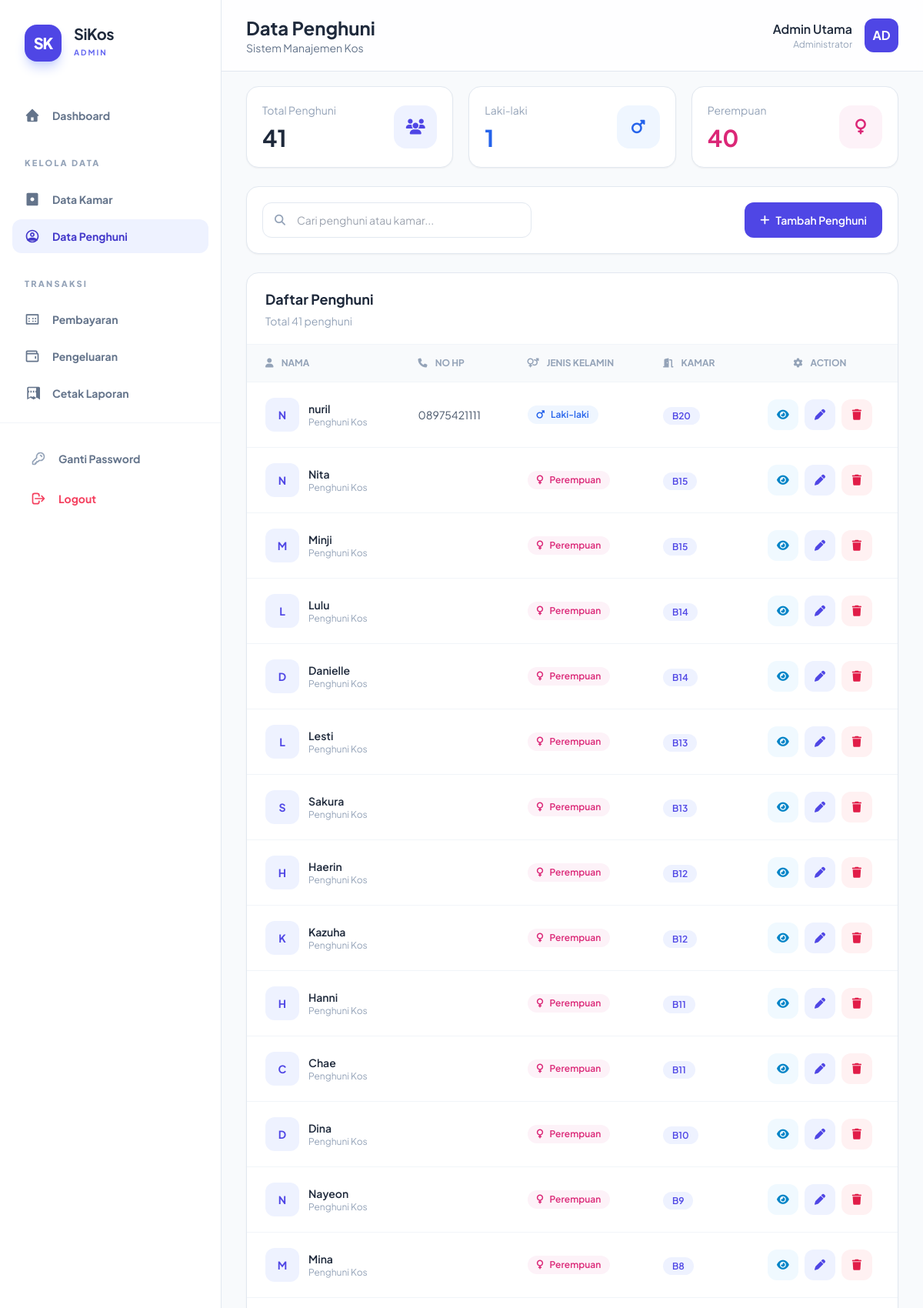
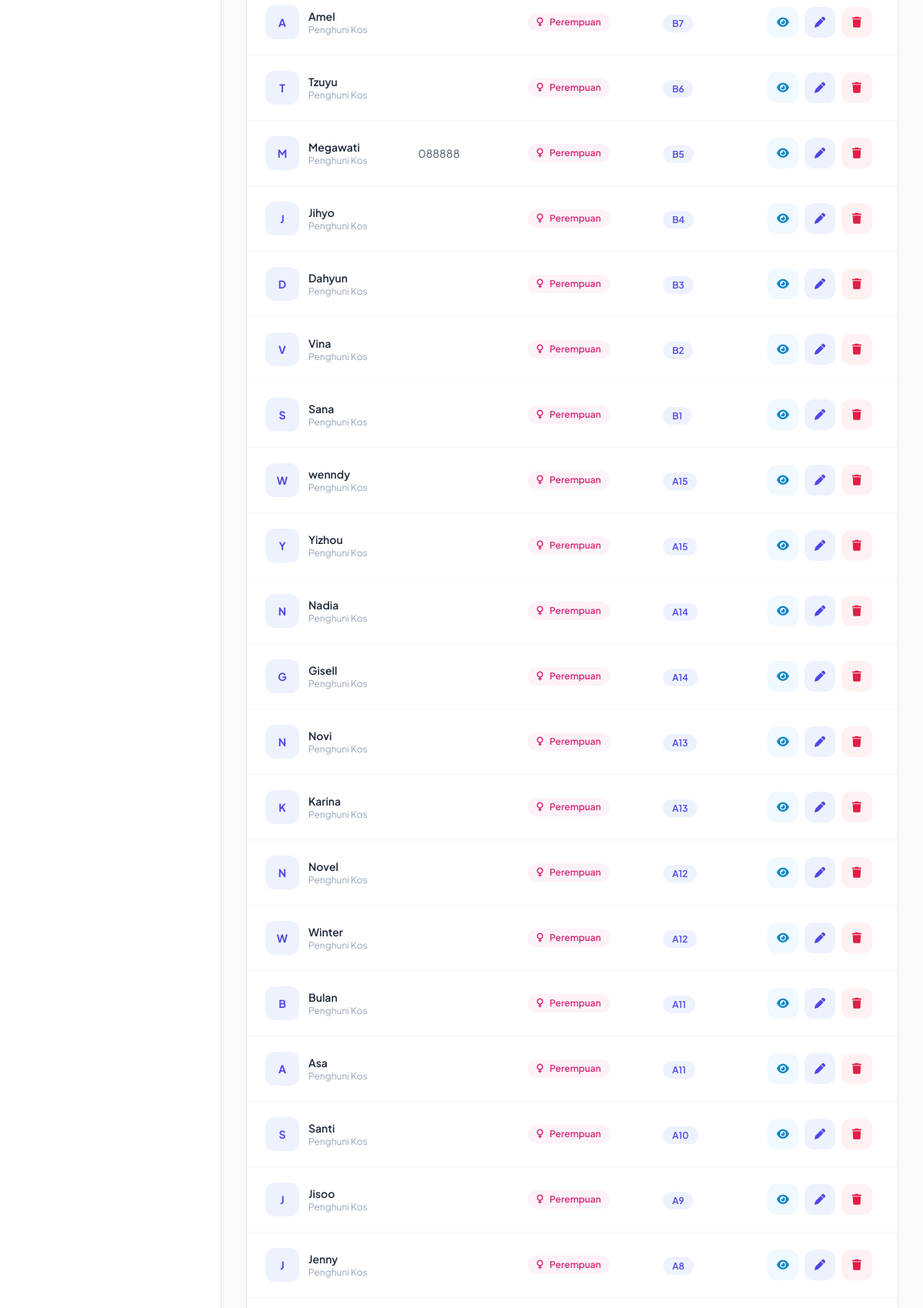
The page /modules/penghuni/index.php (signed in, upper part) on the database its author committed (2 pictures, top to bottom).
### tables this page shows
CREATE TABLE `penghuni` (
  `id_penghuni` int NOT NULL,
  `id_kamar` int DEFAULT NULL,
  `nama_penghuni` varchar(100) DEFAULT NULL,
  `jenis_kelamin` enum('Laki-laki','Perempuan') DEFAULT NULL,
  `no_hp` varchar(20) DEFAULT NULL,
  `alamat` text,
  `tgl_masuk` date DEFAULT NULL
);

CREATE TABLE `kamar` (
  `id_kamar` int NOT NULL,
  `nomor_kamar` varchar(10) DEFAULT NULL,
  `lantai` int DEFAULT NULL,
  `harga_kamar` decimal(15,2) DEFAULT NULL,
  `status_kamar` enum('Kosong','Terisi','Penuh') DEFAULT 'Kosong',
  `tipe_kamar_mandi` enum('Dalam','Luar') DEFAULT NULL
);

### modules/penghuni/index.php (the view, shortened to what this page needs)
<?php
require_once '../../config/db.php';
$search = $_GET['search'] ?? '';
$where = "";
$q = mysqli_query($conn,"
    SELECT
        penghuni.*,
        kamar.nomor_kamar
    FROM penghuni
    LEFT JOIN kamar
        ON penghuni.id_kamar = kamar.id_kamar
    $where
    ORDER BY penghuni.id_penghuni DESC
");
$total = mysqli_fetch_assoc(mysqli_query($conn,"
    SELECT COUNT(*) as t FROM penghuni
"))['t'];
$laki = mysqli_fetch_assoc(mysqli_query($conn,"
    SELECT COUNT(*) as t
    FROM penghuni
    WHERE jenis_kelamin='Laki-laki'
"))['t'];
$perempuan = mysqli_fetch_assoc(mysqli_query($conn,"
    SELECT COUNT(*) as t
    FROM penghuni
    WHERE jenis_kelamin='Perempuan'
"))['t'];
include '../../includes/header.php';
?>
<?php include '../../includes/sidebar.php'; ?>
<div class="ml-72 min-h-screen bg-slate-50">
<div class="fixed top-0 left-72 right-0 bg-white/80 backdrop-blur border-b border-slate-200 px-8 py-5 z-40">
    <div class="flex justify-between items-center">
        <div>
            <h1 class="text-2xl font-bold text-slate-800">
                Data Penghuni
            </h1>
            <p class="text-sm text-slate-500">
                Sistem Manajemen Kos
            </p>
        </div>
        <div class="flex items-center gap-4">
            <div class="text-right">
                <h3 class="font-semibold text-slate-800">
                    <?= $_SESSION['admin_nama'] ?>
                </h3>
                <p class="text-xs text-slate-400">
                    Administrator
                </p>
            </div>
            <div class="w-11 h-11 bg-indigo-600 text-white rounded-xl flex items-center justify-center font-bold">
                <?= strtoupper(substr($_SESSION['admin_nama'],0,2)); ?>
            </div>
        </div>
    </div>
</div>
<main class="pt-28 px-8 pb-10">
<div class="grid grid-cols-1 md:grid-cols-3 gap-5 mb-6">
    <div class="bg-white rounded-2xl p-5 border border-slate-200 shadow-sm">
        <div class="flex justify-between items-center">
            <div>
                <p class="text-sm text-slate-400">
                    Total Penghuni
                </p>
                <h2 class="text-3xl font-bold text-slate-800 mt-2">
                    <?= $total ?>
                </h2>
            </div>
            <div class="w-14 h-14 rounded-2xl bg-indigo-50 text-indigo-600 flex items-center justify-center">
                <i class="fa-solid fa-users text-xl"></i>
            </div>
        </div>
    </div>
    <div class="bg-white rounded-2xl p-5 border border-slate-200 shadow-sm">
        <div class="flex justify-between items-center">
            <div>
                <p class="text-sm text-slate-400">
                    Laki-laki
                </p>
                <h2 class="text-3xl font-bold text-blue-600 mt-2">
                    <?= $laki ?>
                </h2>
            </div>
            <div class="w-14 h-14 rounded-2xl bg-blue-50 text-blue-600 flex items-center justify-center">
                <i class="fa-solid fa-mars text-xl"></i>
            </div>
        </div>
    </div>
    <div class="bg-white rounded-2xl p-5 border border-slate-200 shadow-sm">
        <div class="flex justify-between items-center">
            <div>
                <p class="text-sm text-slate-400">
                    Perempuan
                </p>
                <h2 class="text-3xl font-bold text-pink-600 mt-2">
                    <?= $perempuan ?>
                </h2>
            </div>
            <div class="w-14 h-14 rounded-2xl bg-pink-50 text-pink-600 flex items-center justify-center">
                <i class="fa-solid fa-venus text-xl"></i>
            </div>
        </div>
    </div>
</div>
<div class="bg-white rounded-2xl border border-slate-200 shadow-sm p-5 mb-6">
    <div class="flex flex-col lg:flex-row justify-between gap-4">
        <form method="GET"
              class="relative w-full md:w-[350px]">
            <i class="fa-solid fa-magnifying-glass absolute left-4 top-1/2 -translate-y-1/2 text-slate-400 text-sm"></i>
            <input
                type="text"
                name="search"
                value="<?= $search ?>"
                placeholder="Cari penghuni atau kamar..."
                class="w-full pl-11 pr-4 py-3 rounded-xl border border-slate-200 text-sm focus:ring-2 focus:ring-indigo-500 outline-none"
            >
        </form>
        <a href="tambah.php"
           class="bg-indigo-600 hover:bg-indigo-700 transition text-white px-5 py-3 rounded-xl text-sm font-semibold flex items-center justify-center gap-2">
            <i class="fa-solid fa-plus"></i>
            Tambah Penghuni
        </a>
    </div>
</div>
<div class="bg-white rounded-2xl border border-slate-200 shadow-sm overflow-hidden">
    <div class="px-6 py-5 border-b border-slate-100">
        <h2 class="font-bold text-slate-800 text-lg">
            Daftar Penghuni
        </h2>
        <p class="text-sm text-slate-400 mt-1">
            Total <?= mysqli_num_rows($q) ?> penghuni
        </p>
    </div>
    <div class="overflow-x-auto">
        <table class="w-full text-sm">
            <thead class="bg-slate-50 text-slate-400 uppercase text-xs">
                <tr>
                    <th class="px-6 py-4 text-left">
                        <i class="fa-solid fa-user mr-2"></i>
                        Nama
                    </th>
                    <th class="px-6 py-4 text-left">
                        <i class="fa-solid fa-phone mr-2"></i>
                        No HP
                    </th>
                    <th class="px-6 py-4 text-left">
                        <i class="fa-solid fa-venus-mars mr-2"></i>
                        Jenis Kelamin
                    </th>
                    <th class="px-6 py-4 text-left">
                        <i class="fa-solid fa-door-open mr-2"></i>
                        Kamar
                    </th>
                    <th class="px-6 py-4 text-center">
                        <i class="fa-solid fa-gear mr-2"></i>
                        Action
                    </th>
                </tr>
            </thead>
            <tbody>
            <?php while($r=mysqli_fetch_assoc($q)) { ?>
                <tr class="border-t border-slate-100 hover:bg-slate-50 transition">
                    <td class="px-6 py-5">
                        <div class="flex items-center gap-3">
                            <div class="w-11 h-11 rounded-xl bg-indigo-50 text-indigo-600 flex items-center justify-center font-bold">
                                <?= strtoupper(substr($r['nama_penghuni'],0,1)); ?>
                            </div>
                            <div>
                                <h3 class="font-semibold text-slate-800">
                                    <?= $r['nama_penghuni'] ?>
                                </h3>
                                <p class="text-xs text-slate-400">
                                    Penghuni Kos
                                </p>
                            </div>
                        </div>
                    </td>
                    <td class="px-6 py-5 text-slate-600">
                        <?= $r['no_hp'] ?>
                    </td>
                    <td class="px-6 py-5">
                        <?php if($r['jenis_kelamin']=='Perempuan'){ ?>
                            <span class="px-3 py-1 rounded-full bg-pink-50 text-pink-600 text-xs font-semibold inline-flex items-center gap-2">
                                <i class="fa-solid fa-venus"></i>
                                Perempuan
                            </span>
                        <?php } else { ?>
                            <span class="px-3 py-1 rounded-full bg-blue-50 text-blue-600 text-xs font-semibold inline-flex items-center gap-2">
                                <i class="fa-solid fa-mars"></i>
                                Laki-laki
                            </span>
                        <?php } ?>
                    </td>
                    <td class="px-6 py-5">
                        <span class="px-3 py-1 rounded-full bg-indigo-50 text-indigo-600 text-xs font-semibold">
                            <?= $r['nomor_kamar'] ?? '-' ?>
                        </span>
                    </td>
                    <td class="px-6 py-5">
                        <div class="flex items-center justify-center gap-2">
                            <a href="detail.php?id=<?= $r['id_penghuni'] ?>"
                               class="w-10 h-10 rounded-xl bg-sky-50 text-sky-600 hover:bg-sky-100 transition flex items-center justify-center">
                                <i class="fa-solid fa-eye"></i>
                            </a>
                            <a href="edit.php?id=<?= $r['id_penghuni'] ?>"
                               class="w-10 h-10 rounded-xl bg-indigo-50 text-indigo-600 hover:bg-indigo-100 transition flex items-center justify-center">
                                <i class="fa-solid fa-pen"></i>
                            </a>
                            <a href="hapus.php?id=<?= $r['id_penghuni'] ?>"
                               onclick="return confirm('Hapus penghuni ini?')"
                               class="w-10 h-10 rounded-xl bg-rose-50 text-rose-600 hover:bg-rose-100 transition flex items-center justify-center">
                                <i class="fa-solid fa-trash"></i>
                            </a>
                        </div>
                    </td>
                </tr>
            <?php } ?>
            </tbody>
        </table>
    </div>
</div>
</main>
</div>
<?php include '../../includes/footer.php'; ?>

### includes/header.php (style rules this page uses)
body { font-family: 'Plus Jakarta Sans', sans-serif; }

### rows shown on the page
penghuni: nama_penghuni "N", nama_penghuni "nuril", no_hp "08975421111", jenis_kelamin "Laki-laki" (drawn), id_kamar.nomor_kamar "B20"
penghuni: nama_penghuni "N", nama_penghuni "Nita", jenis_kelamin "Perempuan" (drawn), id_kamar.nomor_kamar "B15"
penghuni: nama_penghuni "M", nama_penghuni "Minji", jenis_kelamin "Perempuan" (drawn), id_kamar.nomor_kamar "B15"
penghuni: nama_penghuni "L", nama_penghuni "Lulu", jenis_kelamin "Perempuan" (drawn), id_kamar.nomor_kamar "B14"
penghuni: nama_penghuni "D", nama_penghuni "Danielle", jenis_kelamin "Perempuan" (drawn), id_kamar.nomor_kamar "B14"
penghuni: nama_penghuni "L", nama_penghuni "Lesti", jenis_kelamin "Perempuan" (drawn), id_kamar.nomor_kamar "B13"
penghuni: nama_penghuni "S", nama_penghuni "Sakura", jenis_kelamin "Perempuan" (drawn), id_kamar.nomor_kamar "B13"
penghuni: nama_penghuni "H", nama_penghuni "Haerin", jenis_kelamin "Perempuan" (drawn), id_kamar.nomor_kamar "B12"
penghuni: nama_penghuni "K", nama_penghuni "Kazuha", jenis_kelamin "Perempuan" (drawn), id_kamar.nomor_kamar "B12"
penghuni: nama_penghuni "H", nama_penghuni "Hanni", jenis_kelamin "Perempuan" (drawn), id_kamar.nomor_kamar "B11"
penghuni: nama_penghuni "C", nama_penghuni "Chae", jenis_kelamin "Perempuan" (drawn), id_kamar.nomor_kamar "B11"
penghuni: nama_penghuni "D", nama_penghuni "Dina", jenis_kelamin "Perempuan" (drawn), id_kamar.nomor_kamar "B10"
penghuni: nama_penghuni "N", nama_penghuni "Nayeon", jenis_kelamin "Perempuan" (drawn), id_kamar.nomor_kamar "B9"
penghuni: nama_penghuni "M", nama_penghuni "Mina", jenis_kelamin "Perempuan" (drawn), id_kamar.nomor_kamar "B8"
penghuni: nama_penghuni "A", nama_penghuni "Amel", jenis_kelamin "Perempuan" (drawn), id_kamar.nomor_kamar "B7"
penghuni: nama_penghuni "T", nama_penghuni "Tzuyu", jenis_kelamin "Perempuan" (drawn), id_kamar.nomor_kamar "B6"
penghuni: nama_penghuni "M", nama_penghuni "Megawati", no_hp "088888", jenis_kelamin "Perempuan" (drawn), id_kamar.nomor_kamar "B5"
penghuni: nama_penghuni "J", nama_penghuni "Jihyo", jenis_kelamin "Perempuan" (drawn), id_kamar.nomor_kamar "B4"
penghuni: nama_penghuni "D", nama_penghuni "Dahyun", jenis_kelamin "Perempuan" (drawn), id_kamar.nomor_kamar "B3"
penghuni: nama_penghuni "V", nama_penghuni "Vina", jenis_kelamin "Perempuan" (drawn), id_kamar.nomor_kamar "B2"
penghuni: nama_penghuni "S", nama_penghuni "Sana", jenis_kelamin "Perempuan" (drawn), id_kamar.nomor_kamar "B1"
penghuni: nama_penghuni "W", nama_penghuni "wenndy", jenis_kelamin "Perempuan" (drawn), id_kamar.nomor_kamar "A15"
penghuni: nama_penghuni "Y", nama_penghuni "Yizhou", jenis_kelamin "Perempuan" (drawn), id_kamar.nomor_kamar "A15"
penghuni: nama_penghuni "N", nama_penghuni "Nadia", jenis_kelamin "Perempuan" (drawn), id_kamar.nomor_kamar "A14"
penghuni: nama_penghuni "G", nama_penghuni "Gisell", jenis_kelamin "Perempuan" (drawn), id_kamar.nomor_kamar "A14"
penghuni: nama_penghuni "N", nama_penghuni "Novi", jenis_kelamin "Perempuan" (drawn), id_kamar.nomor_kamar "A13"
penghuni: nama_penghuni "K", nama_penghuni "Karina", jenis_kelamin "Perempuan" (drawn), id_kamar.nomor_kamar "A13"
penghuni: nama_penghuni "N", nama_penghuni "Novel", jenis_kelamin "Perempuan" (drawn), id_kamar.nomor_kamar "A12"
penghuni: nama_penghuni "W", nama_penghuni "Winter", jenis_kelamin "Perempuan" (drawn), id_kamar.nomor_kamar "A12"
penghuni: nama_penghuni "B", nama_penghuni "Bulan", jenis_kelamin "Perempuan" (drawn), id_kamar.nomor_kamar "A11"
penghuni: nama_penghuni "A", nama_penghuni "Asa", jenis_kelamin "Perempuan" (drawn), id_kamar.nomor_kamar "A11"
penghuni: nama_penghuni "S", nama_penghuni "Santi", jenis_kelamin "Perempuan" (drawn), id_kamar.nomor_kamar "A10"
penghuni: nama_penghuni "J", nama_penghuni "Jisoo", jenis_kelamin "Perempuan" (drawn), id_kamar.nomor_kamar "A9"
penghuni: nama_penghuni "J", nama_penghuni "Jenny", jenis_kelamin "Perempuan" (drawn), id_kamar.nomor_kamar "A8"

### other values the page prints
$_SESSION['admin_nama'] "Admin Utama"
substr($_SESSION['admin_nama'],0,2) "AD"
$total "41"
$laki "1"
$perempuan "40"
mysqli_num_rows($q) "41"
